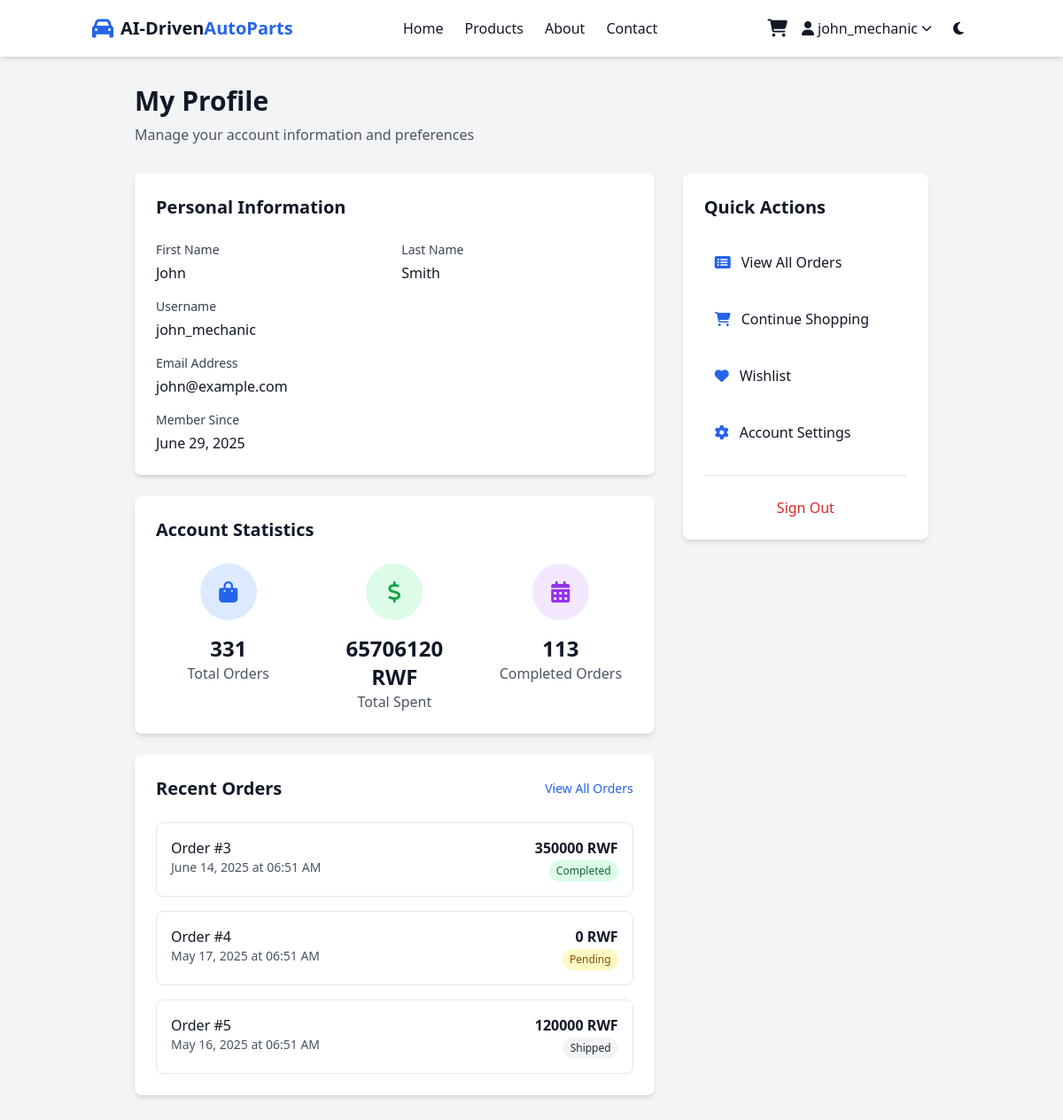
Screenshot of /profile (signed in) with the database file from the repository.
### app.py (models this page shows)
class User(UserMixin, db.Model):
    id = db.Column(db.Integer, primary_key=True)
    username = db.Column(db.String(80), unique=True, nullable=False)
    email = db.Column(db.String(120), unique=True, nullable=False)
    password_hash = db.Column(db.String(200), nullable=False)
    first_name = db.Column(db.String(50))
    last_name = db.Column(db.String(50))
    created_at = db.Column(db.DateTime, default=datetime.utcnow)
    is_admin = db.Column(db.Boolean, default=False)
    orders = db.relationship('Order', backref='user', lazy=True)

class Order(db.Model):
    id = db.Column(db.Integer, primary_key=True)
    user_id = db.Column(db.Integer, db.ForeignKey('user.id'), nullable=False)
    total_amount = db.Column(db.Float, nullable=False)
    status = db.Column(db.String(20), default='pending')
    created_at = db.Column(db.DateTime, default=datetime.utcnow)
    items = db.relationship('OrderItem', backref='order', lazy=True)

### app.py (the view)
@app.route('/profile')
@login_required
def profile():
    return render_template('profile.html')

### app.py (called while the page is built)
@login_manager.user_loader
def load_user(user_id):
    return User.query.get(int(user_id))

### templates/profile.html (shortened to what this page needs)
{% extends "base.html" %}
{% block content %}
<div class="bg-gray-100 dark:bg-gray-800 min-h-screen py-8">
    <div class="container mx-auto px-4">
        <div class="max-w-4xl mx-auto">
            <div class="mb-8">
                <h1 class="text-3xl font-bold text-gray-900 dark:text-white mb-2">My Profile</h1>
                <p class="text-gray-600 dark:text-gray-400">
                    Manage your account information and preferences
                </p>
            </div>
            <div class="grid grid-cols-1 lg:grid-cols-3 gap-8">
                <div class="lg:col-span-2 space-y-6">
                    <div class="bg-white dark:bg-gray-700 rounded-lg shadow-md p-6">
                        <h2 class="text-xl font-semibold mb-6">Personal Information</h2>
                        <div class="grid grid-cols-1 md:grid-cols-2 gap-4">
                            <div>
                                <label class="block text-sm font-medium text-gray-700 dark:text-gray-300 mb-1">First Name</label>
                                <p class="text-gray-900 dark:text-white font-medium">{{ current_user.first_name or 'Not provided' }}</p>
                            </div>
                            <div>
                                <label class="block text-sm font-medium text-gray-700 dark:text-gray-300 mb-1">Last Name</label>
                                <p class="text-gray-900 dark:text-white font-medium">{{ current_user.last_name or 'Not provided' }}</p>
                            </div>
                        </div>
                        <div class="mt-4">
                            <label class="block text-sm font-medium text-gray-700 dark:text-gray-300 mb-1">Username</label>
                            <p class="text-gray-900 dark:text-white font-medium">{{ current_user.username }}</p>
                        </div>
                        <div class="mt-4">
                            <label class="block text-sm font-medium text-gray-700 dark:text-gray-300 mb-1">Email Address</label>
                            <p class="text-gray-900 dark:text-white font-medium">{{ current_user.email }}</p>
                        </div>
                        <div class="mt-4">
                            <label class="block text-sm font-medium text-gray-700 dark:text-gray-300 mb-1">Member Since</label>
                            <p class="text-gray-900 dark:text-white font-medium">{{ current_user.created_at.strftime('%B %d, %Y') }}</p>
                        </div>
                    </div>
                    <div class="bg-white dark:bg-gray-700 rounded-lg shadow-md p-6">
                        <h2 class="text-xl font-semibold mb-6">Account Statistics</h2>
                        <div class="grid grid-cols-1 md:grid-cols-3 gap-6">
                            <div class="text-center">
                                <div class="bg-blue-100 dark:bg-blue-900/30 w-16 h-16 mx-auto rounded-full flex items-center justify-center mb-4">
                                    <i class="fas fa-shopping-bag text-2xl text-primary"></i>
                                </div>
                                <h3 class="text-2xl font-bold text-gray-900 dark:text-white">{{ current_user.orders|length }}</h3>
                                <p class="text-gray-600 dark:text-gray-400">Total Orders</p>
                            </div>
                            <div class="text-center">
                                <div class="bg-green-100 dark:bg-green-900/30 w-16 h-16 mx-auto rounded-full flex items-center justify-center mb-4">
                                    <i class="fas fa-dollar-sign text-2xl text-green-600"></i>
                                </div>
                                <h3 class="text-2xl font-bold text-gray-900 dark:text-white">
                                    <span class="font-semibold">{{ current_user.orders|sum(attribute='total_amount')|int }} RWF</span>
                                </h3>
                                <p class="text-gray-600 dark:text-gray-400">Total Spent</p>
                            </div>
                            <div class="text-center">
                                <div class="bg-purple-100 dark:bg-purple-900/30 w-16 h-16 mx-auto rounded-full flex items-center justify-center mb-4">
                                    <i class="fas fa-calendar-alt text-2xl text-purple-600"></i>
                                </div>
                                <h3 class="text-2xl font-bold text-gray-900 dark:text-white">
                                    {{ (current_user.orders|selectattr('status', 'equalto', 'completed')|list)|length }}
                                </h3>
                                <p class="text-gray-600 dark:text-gray-400">Completed Orders</p>
                            </div>
                        </div>
                    </div>
                    <div class="bg-white dark:bg-gray-700 rounded-lg shadow-md p-6">
                        <div class="flex justify-between items-center mb-6">
                            <h2 class="text-xl font-semibold">Recent Orders</h2>
                            <a href="{{ url_for('orders') }}" class="text-primary hover:text-secondary text-sm">View All Orders</a>
                        </div>
                        {% if current_user.orders %}
                            <div class="space-y-4">
                                {% for order in current_user.orders[:3] %}
                                <div class="border border-gray-200 dark:border-gray-600 rounded-lg p-4">
                                    <div class="flex justify-between items-start">
                                        <div>
                                            <p class="font-medium">Order #{{ order.id }}</p>
                                            <p class="text-sm text-gray-600 dark:text-gray-400">{{ order.created_at.strftime('%B %d, %Y at %I:%M %p') }}</p>
                                        </div>
                                        <div class="text-right">
                                            <p class="font-semibold">{{ order.total_amount|int }} RWF</p>
                                            <span class="inline-block px-2 py-1 text-xs rounded-full
                                                {% if order.status == 'completed' %}bg-green-100 text-green-800{% elif order.status == 'pending' %}bg-yellow-100 text-yellow-800{% else %}bg-gray-100 text-gray-800{% endif %}">
                                                {{ order.status|title }}
                                            </span>
                                        </div>
                                    </div>
                                </div>
                                {% endfor %}
                            </div>
                        {% else %}
                            <div class="text-center py-8">
                                <i class="fas fa-shopping-bag text-4xl text-gray-300 dark:text-gray-600 mb-4"></i>
                                <p class="text-gray-500 dark:text-gray-400">No orders yet</p>
                                <a href="{{ url_for('products') }}" class="text-primary hover:text-secondary text-sm">Start Shopping</a>
                            </div>
                        {% endif %}
                    </div>
                </div>
                <div class="lg:col-span-1">
                    <div class="bg-white dark:bg-gray-700 rounded-lg shadow-md p-6 sticky top-24">
                        <h2 class="text-xl font-semibold mb-6">Quick Actions</h2>
                        <div class="space-y-4">
                            <a href="{{ url_for('orders') }}"
                               class="flex items-center space-x-3 p-3 rounded-lg hover:bg-gray-100 dark:hover:bg-gray-600 transition">
                                <i class="fas fa-list-alt text-primary"></i>
                                <span>View All Orders</span>
                            </a>
                            <a href="{{ url_for('products') }}"
                               class="flex items-center space-x-3 p-3 rounded-lg hover:bg-gray-100 dark:hover:bg-gray-600 transition">
                                <i class="fas fa-shopping-cart text-primary"></i>
                                <span>Continue Shopping</span>
                            </a>
                            <a href="{{ url_for('wishlist') }}"
                               class="flex items-center space-x-3 p-3 rounded-lg hover:bg-gray-100 dark:hover:bg-gray-600 transition">
                                <i class="fas fa-heart text-primary"></i>
                                <span>Wishlist</span>
                            </a>
                            <a href="{{ url_for('account_settings') }}"
                               class="flex items-center space-x-3 p-3 rounded-lg hover:bg-gray-100 dark:hover:bg-gray-600 transition">
                                <i class="fas fa-cog text-primary"></i>
                                <span>Account Settings</span>
                            </a>
                        </div>
                        <hr class="my-6 border-gray-200 dark:border-gray-600">
                        <div class="text-center">
                            <a href="{{ url_for('logout') }}"
                               class="text-red-600 hover:text-red-700 font-medium">
                                Sign Out
                            </a>
                        </div>
                    </div>
                </div>
            </div>
        </div>
    </div>
</div>
{% endblock %}

### templates/base.html (shortened to what this page needs)
<!DOCTYPE html>
<html lang="en" class="scroll-smooth">
<head>
    <script src="https://cdn.tailwindcss.com"></script>
    <link rel="stylesheet" href="https://cdnjs.cloudflare.com/ajax/libs/font-awesome/6.4.0/css/all.min.css">
</head>
<body class="bg-gray-50 dark:bg-gray-900 text-gray-900 dark:text-gray-100 transition-colors duration-300">
    <header class="sticky top-0 z-50 bg-white dark:bg-gray-800 shadow-md">
        <div class="container mx-auto px-4 py-3 flex justify-between items-center">
            <div class="flex items-center space-x-2">
                <i class="fas fa-car text-2xl text-primary"></i>
                <a href="{{ url_for('home') }}" class="text-xl font-bold">AI-Driven<span class="text-primary">AutoParts</span></a>
            </div>
            <div class="hidden md:flex space-x-6">
                <a href="{{ url_for('home') }}" class="hover:text-primary transition">Home</a>
                <a href="{{ url_for('products') }}" class="hover:text-primary transition">Products</a>
                <a href="#about" class="hover:text-primary transition">About</a>
                <a href="#contact" class="hover:text-primary transition">Contact</a>
            </div>
            <div class="flex items-center space-x-4">
                {% if current_user.is_authenticated %}
                    <a href="{{ url_for('cart') }}" class="relative">
                        <i class="fas fa-shopping-cart text-xl"></i>
                    </a>
                    <div class="relative" id="user-dropdown">
                        <button class="flex items-center space-x-1 hover:text-primary transition cursor-pointer" id="user-dropdown-btn">
                            <i class="fas fa-user"></i>
                            <span>{{ current_user.username }}</span>
                            <i class="fas fa-chevron-down text-xs"></i>
                        </button>
                    </div>
                {% else %}
                    <a href="{{ url_for('login') }}" class="hover:text-primary transition">Login</a>
                    <a href="{{ url_for('register') }}" class="bg-primary hover:bg-secondary text-white px-4 py-2 rounded-lg transition">Register</a>
                {% endif %}
                <button id="theme-toggle" class="p-2 rounded-full hover:bg-gray-200 dark:hover:bg-gray-700">
                    <i class="fas fa-moon dark:hidden"></i>
                </button>
            </div>
        </div>
    </header>
    <main>
        {% block content %}{% endblock %}
    </main>
</body>
</html>

### rows the page displays
User: username "john_mechanic", first_name "John", last_name "Smith", email "john@example.com", created_at "June 29, 2025"
Order: id "3", created_at "June 14, 2025 at 06:51 AM", total_amount "350000", status "Completed"
Order: id "4", created_at "May 17, 2025 at 06:51 AM", total_amount "0", status "Pending"
Order: id "5", created_at "May 16, 2025 at 06:51 AM", total_amount "120000", status "Shipped"

### other values shown
{{ current_user.orders|length }} "331"
{{ current_user.orders|sum(attribute='total_amount')|int }} "65706120"
